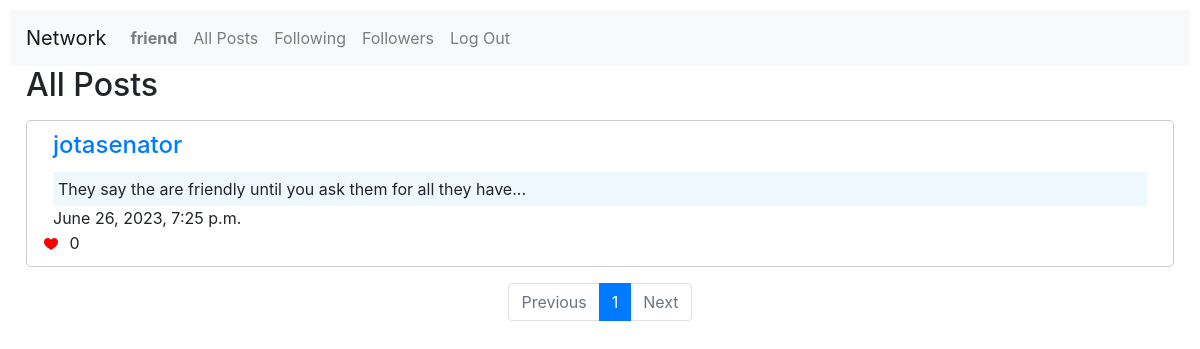
The app's page /following (signed in), older data.
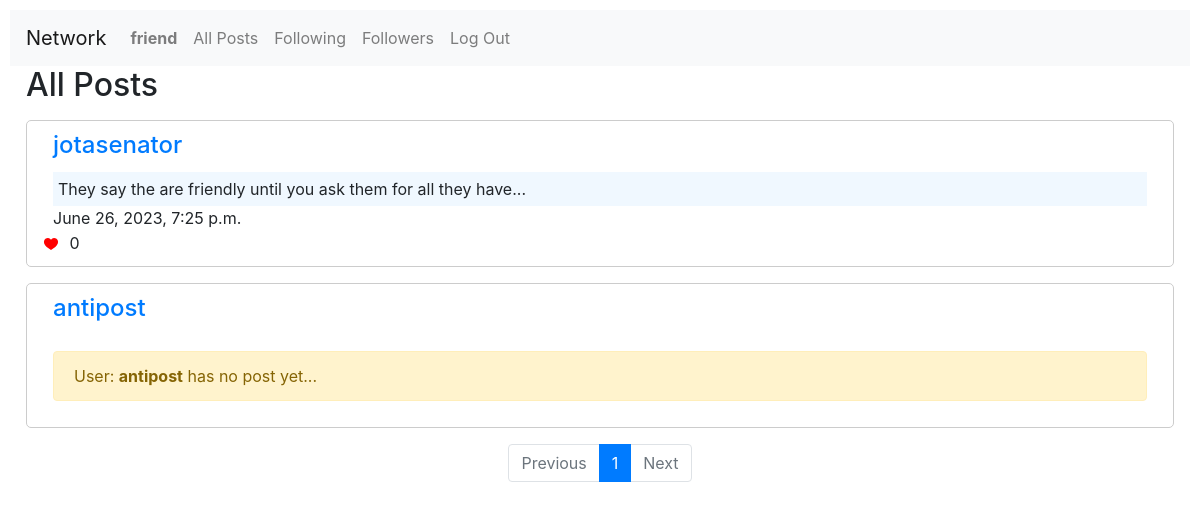
The same page, newer data.
### network/models.py (models this page shows)
class User(AbstractUser):
    pass

class Post(models.Model):
    user = models.ForeignKey(
        User, on_delete=models.CASCADE, default=None, related_name="post"
    )
    created_at = models.DateTimeField(default=timezone.now)
    text = models.TextField(default="")
    likes = models.ManyToManyField(User, related_name="likes")

### network/views.py (the view)
# urls.py: path("following", views.following, name="following"),
@login_required
def following(request):
    following = request.user.profile.following.all()
    following_without_post = request.user.profile.following.all().filter(
        post__isnull=True
    )
    allPosts = Post.objects.all().filter(user__in=following).order_by("-created_at")
    paginator = Paginator(allPosts, 10)
    page_number = request.GET.get("page")
    page_obj = paginator.get_page(page_number)
    return render(
        request,
        "network/following.html",
        {"page_obj": page_obj, "following_without_post": following_without_post},
    )

### network/templates/network/following.html (shortened to what this page needs)
{% extends "network/layout.html" %}
{% block body %}
<h2 class="ml-3">All Posts</h2>
<div>
    {% if user.is_authenticated %}
    {% for post in page_obj%}
    <div class="card-body new-post mt-3">
        <a class="user-link" href="{% url 'profile' post.user %}">
            <h4 class=" card-title ml-3">{{post.user}}</h4>
        </a>
        <p class="card-text ml-3 mr-3 text">{{post.text}}</p>
        <p class="card-text ml-3">{{post.created_at}}</p>
        <div>
            <button class="like-button" data-post-id="{{ post.id }}">
            </button>
            <span id="likes-{{ post.id }}">{{ post.likes.count }}</span>
        </div>
    </div>
    {% endfor %}
    {% for mute_user in following_without_post %}
    <div class="card-body new-post mt-3">
        <a class="user-link" href="{% url 'profile' mute_user %}">
            <h4 class=" card-title ml-3">{{mute_user}}</h4>
        </a>
        <p class="alert alert-warning ml-3 mr-3 mt-3"> User: <b>{{mute_user}}</b> has no post yet...</p>
    </div>
    {% endfor %}
    {% include 'network/pagination.html' %}
    {% endif %}
</div>
{% endblock %}

### network/templates/network/layout.html (shortened to what this page needs)
{% load static %}
<!DOCTYPE html>
<html lang="en">
<head>
    <link rel="stylesheet" href="https://stackpath.bootstrapcdn.com/bootstrap/4.4.1/css/bootstrap.min.css"
>
    <link href="{% static 'network/styles.css' %}" rel="stylesheet">
</head>
<body>
    <nav class="navbar navbar-expand-lg navbar-light bg-light">
        <a class="navbar-brand" href="#">Network</a>
        <div>
            <ul class="navbar-nav mr-auto">
                {% if user.is_authenticated %}
                <li class="nav-item">
                    <a class="nav-link" href="{% url 'profile' user.username %}">
                        <strong>{{ user.username }}</strong>
                    </a>
                </li>
                {% endif %}
                <li class="nav-item">
                    <a class="nav-link" href="{% url 'index' %}">All Posts</a>
                </li>
                {% if user.is_authenticated %}
                <li class="nav-item">
                    <a class="nav-link" href="{% url 'following' %}">Following</a>
                </li>
                <li class="nav-item">
                    <a class="nav-link" href="{% url 'followers' %}">Followers</a>
                </li>
                <li class="nav-item">
                    <a class="nav-link" href="{% url 'logout' %}">Log Out</a>
                </li>
                {% endif %}
            </ul>
        </div>
    </nav>
    <div class="body">
        {% block body %}
        {% endblock %}
    </div>
</body>
</html>

### network/templates/network/pagination.html
<nav aria-label="Page navigation">
    <ul class="pagination justify-content-center mt-3">
        {% if page_obj.has_previous %}
        <li class="page-item"><a class="page-link" href="?page={{ page_obj.previous_page_number }}">Previous</a>
        </li>
        {% else %}
        <li class="page-item disabled"><a class="page-link" href="#">Previous</a></li>
        {% endif %}
        {% for i in page_obj.paginator.page_range %}
        {% if page_obj.number == i %}
        <li class="page-item active"><a class="page-link" href="#">{{ i }}</a></li>
        {% else %}
        <li class="page-item"><a class="page-link" href="?page={{ i }}">{{ i }}</a></li>
        {% endif %}
        {% endfor %}
        {% if page_obj.has_next %}
        <li class="page-item"><a class="page-link" href="?page={{ page_obj.next_page_number }}">Next</a></li>
        {% else %}
        <li class="page-item disabled"><a class="page-link" href="#">Next</a></li>
        {% endif %}
    </ul>
</nav>

### network/static/network/styles.css (style rules this page uses)
:root { --blue-main-color: #007bff; }
body { padding: 10px; }
.new-post { border: 1px solid #ccc; padding: 10px; margin: 0 1rem; border-radius: 5px; }
p { margin-bottom: 0; }
.card-text.text { background-color: aliceblue; padding: 5px 5px; }
.user-link { display: inline-block; text-decoration: none !important; }
.like-button { background-color: transparent; border: none; cursor: pointer; }

Row changes from the older to the newer data that the page shows:
now on this page (row edited): User: username "antipost"
